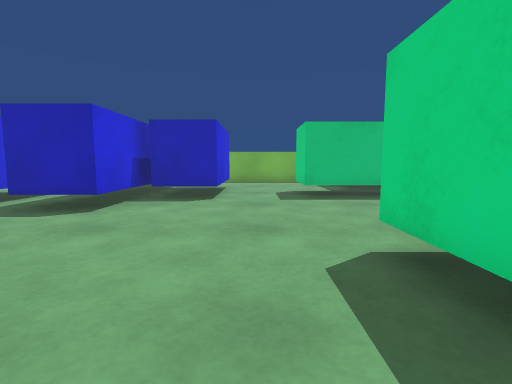
View 1 (above)

16 first-person views from a walk through a Unity game level. The camera is 0.55 m above the floor, tilts 6° down and sees 85° across. The floor is counted in squares, 0.5 m on a side. Each view is taken from the middle of a square. On the plan, view 1 faces up. The plan holds only what a view shows up to about 12 squares ahead; the rest is blank. The player character is not drawn.

View 2
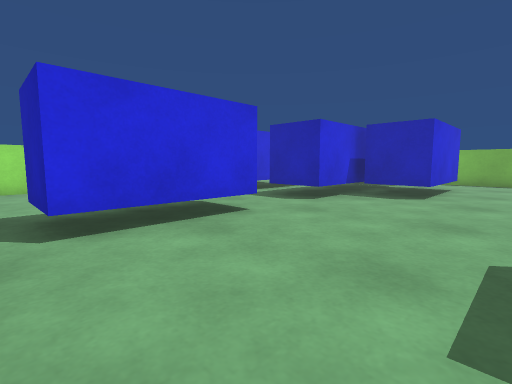

View 3
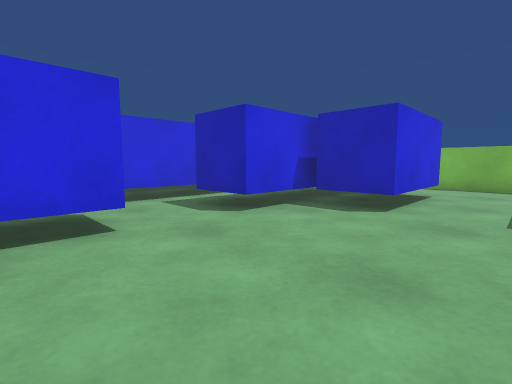

View 4
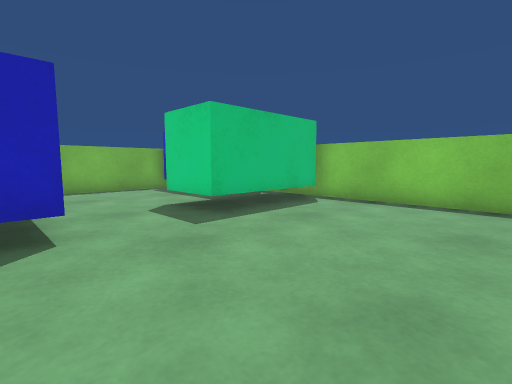

View 5
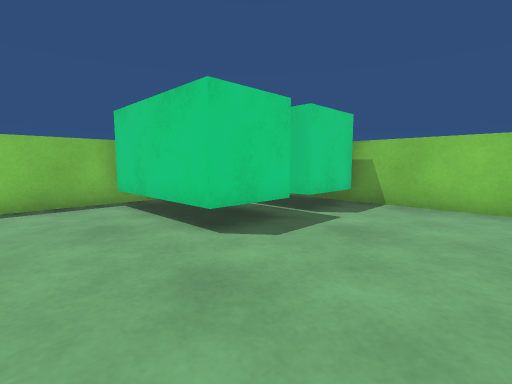

View 6
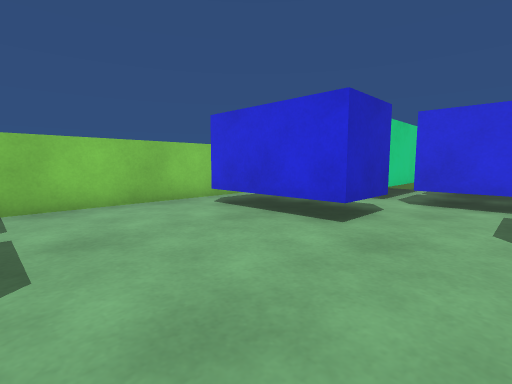

View 7
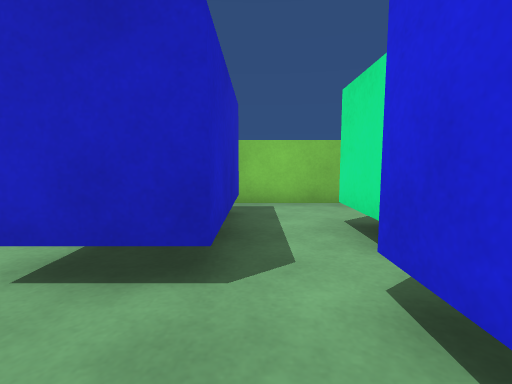

View 8
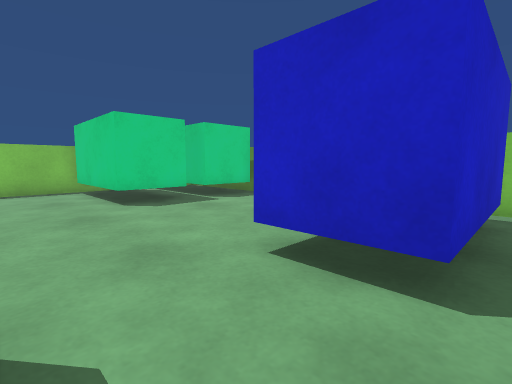

View 9
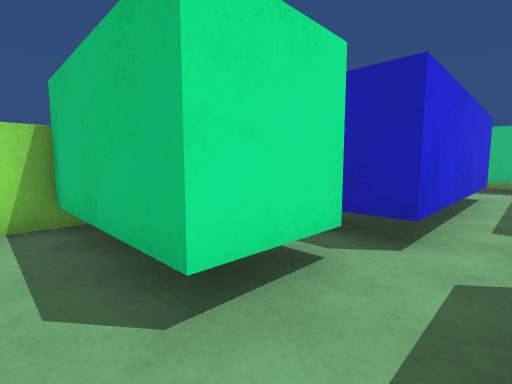

View 10
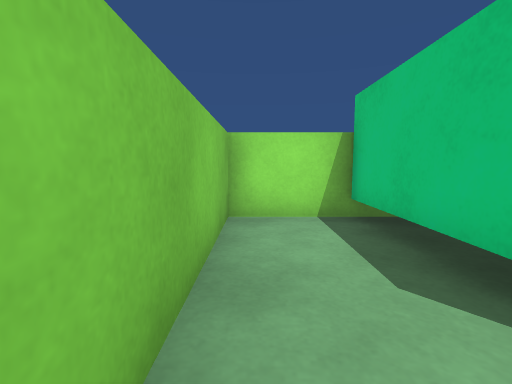

View 11
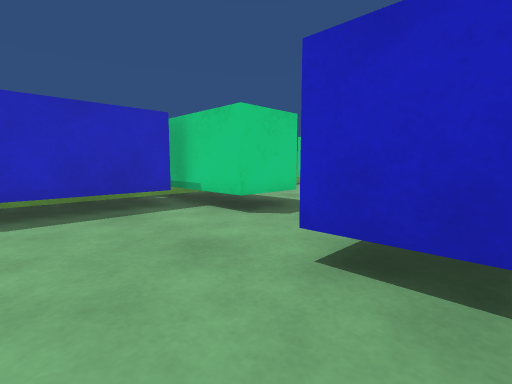

View 12
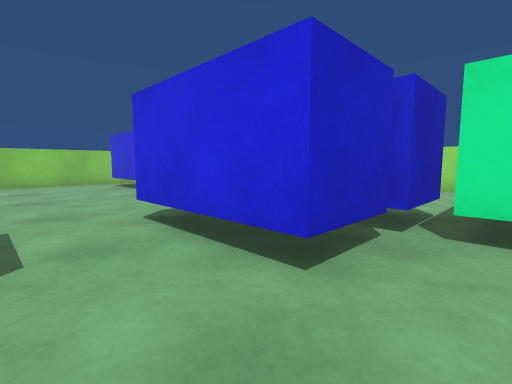

View 13
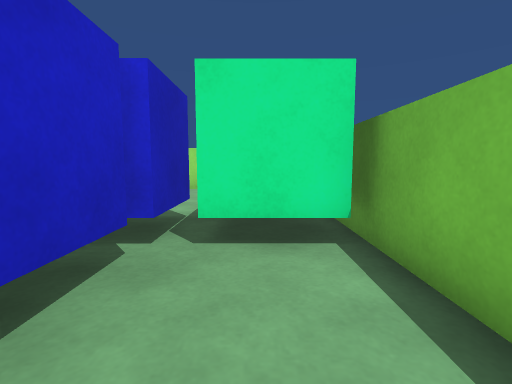

View 14
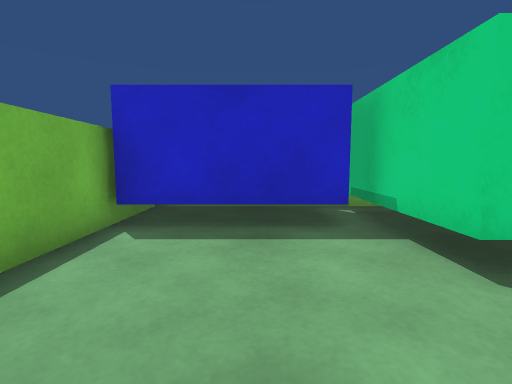

View 15
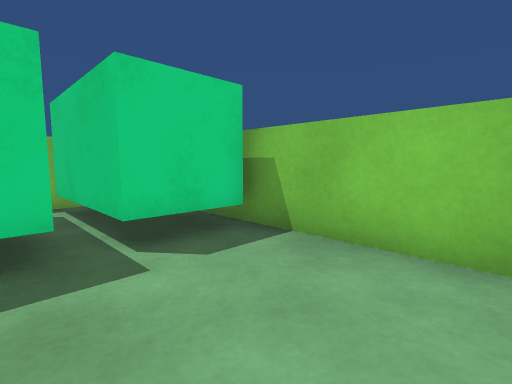

View 16
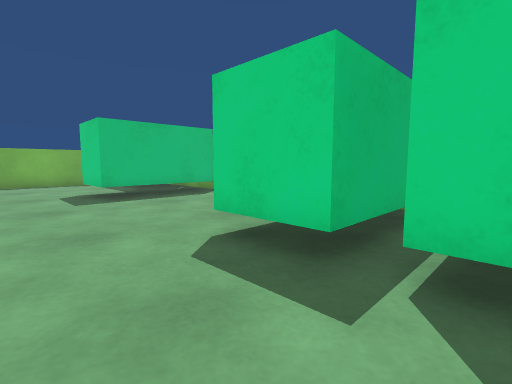

### Floor plan
Key: @ floor where view 1 was taken; # wall or solid block; . floor; B blue block; L block; T thing the floor can be seen under or through.
Columns run from 12 left of view 1 to 6 right of it. Each row starts with its distance up from view 1.
 16      #############
 15         #.......B
 14         #.......B #
 13      TTTT.......B #
 12 #...... TBBB....B #
 11 #    ..    B..LLB #
 10      #. #  B..L   #
  9      #. #BBB..LLLL#
  8      #. #.........#
  7      #. #.........#
  6      #.##.........#
  5      #............#
  4     ##.BB.........#
  3   LLL..BB.....LLLL#
  2 #   L..BB.....LL  #
  1 #LLLL..BB.....LLLL#
  0 #......BB...@.L   #
 -1 #.............L
 -2 ################

Positions as (right, up) in squares from view 1, and headings:
1: (0, 0), facing up
2: (1, -1), facing up-left
3: (1, 2), facing up-left
4: (-2, 4), facing up-right
5: (-2, 6), facing down-right
6: (1, 6), facing down-left
7: (-6, 6), facing down
8: (-6, 6), facing down-right
9: (-6, 0), facing up-left
10: (-6, -1), facing left
11: (-3, 15), facing down-right
12: (1, 14), facing down-left
13: (0, 14), facing left
14: (-1, 13), facing right
15: (-2, 2), facing down-right
16: (-1, 0), facing up-right
